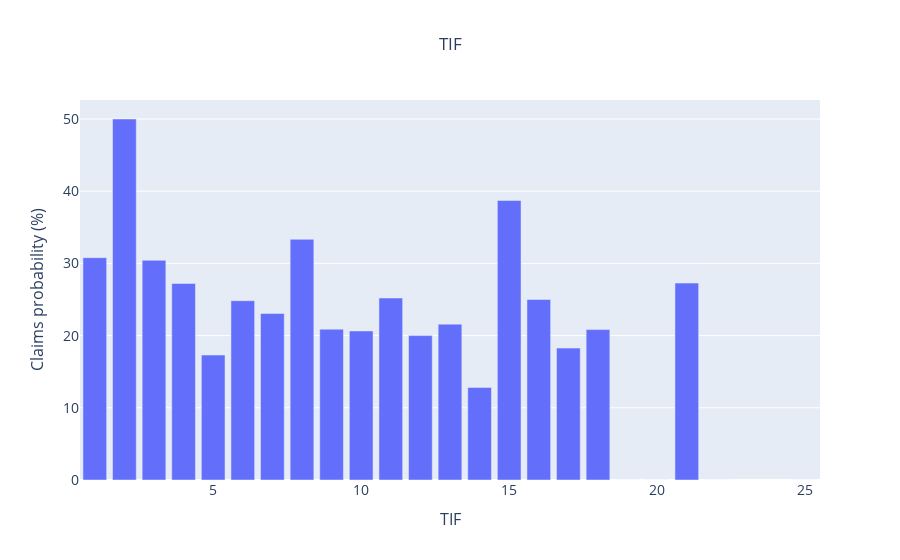

Notebook code for this chart:
### Markdown cell above
**Time In Force (TIF)**

### Code cell
viz=train.groupby('TIF')['TARGET_FLAG'].mean().multiply(100)

fig = go.Figure(data=[
    go.Bar(name='TIF',x=viz.index, y=viz)
])
fig.update_layout(
    title='TIF',
    xaxis=dict(
        title='TIF',
        titlefont_size=16,
        tickfont_size=14),
    yaxis=dict(
        title='Claims probability (%)',
        titlefont_size=16,
        tickfont_size=14,
    ),title_x=0.5)
fig.show()

### Figure 1 — Plotly figure (JSON) as saved in the notebook; plotly's stock layout.template omitted (floating-point values rounded to 4 significant figures)
{"data": [{"name": "TIF", "type": "bar", "x": [1, 2, 3, 4, 5, 6, 7, 8, 9, 10, 11, 12, 13, 14, 15, 16, 17, 18, 19, 20, 21, 22, 25], "y": [30.79, 50, 30.42, 27.21, 17.31, 24.83, 23.06, 33.33, 20.89, 20.64, 25.21, 20, 21.58, 12.82, 38.71, 25, 18.27, 20.83, 0, 0, 27.27, 0, 0]}], "layout": {"title": {"text": "TIF", "x": 0.5}, "xaxis": {"tickfont": {"size": 14}, "title": {"font": {"size": 16}, "text": "TIF"}}, "yaxis": {"tickfont": {"size": 14}, "title": {"font": {"size": 16}, "text": "Claims probability (%)"}}}}
